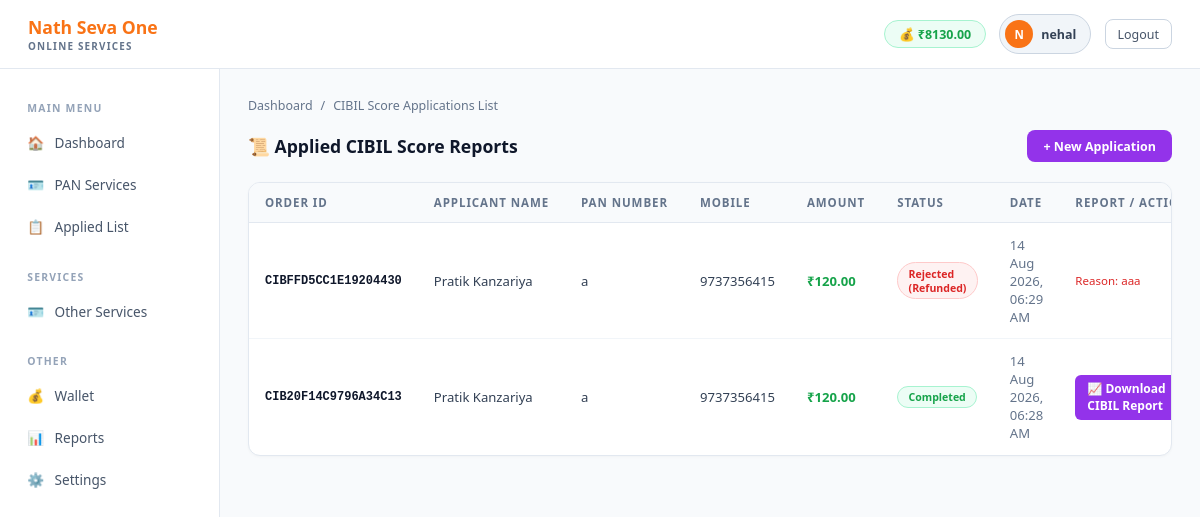
The page /services/cibil-score/list/ (signed in) on the database as committed earlier.
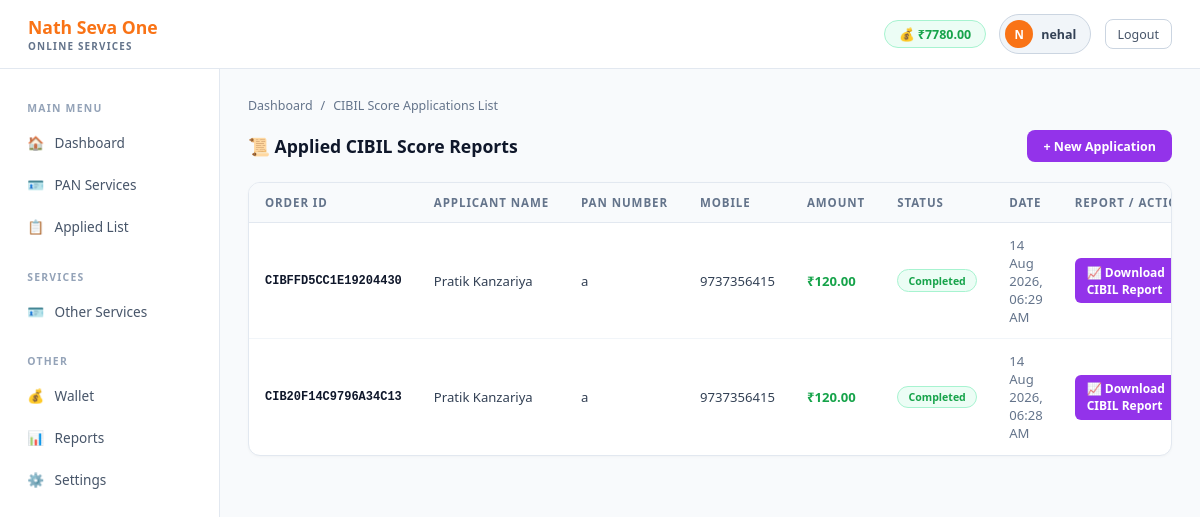
The same page on the database as committed later.
### app/models.py (models this page shows, shortened)
class Retailer(models.Model):
    retailer_id    = models.UUIDField(default=uuid.uuid4, editable=False, unique=True)
    user_id        = models.CharField(max_length=50, unique=True)
    password       = models.CharField(max_length=255)
    full_name      = models.CharField(max_length=100)
    mobile         = models.CharField(max_length=15, unique=True)
    email          = models.EmailField(max_length=100, blank=True)
    state          = models.CharField(max_length=50, blank=True)
    address        = models.TextField(blank=True)
    wallet_balance = models.DecimalField(max_digits=10, decimal_places=2, default=0)
    is_verified    = models.BooleanField(default=False)
    is_active      = models.BooleanField(default=True)
    created_at     = models.DateTimeField(auto_now_add=True)

class CibilScoreApplication(models.Model):
    STATUS_CHOICES = [('PENDING', 'Pending'), ('PROCESSING', 'Processing'), ('COMPLETED', 'Completed'), ('REJECTED', 'Rejected')]
    retailer             = models.ForeignKey(Retailer, on_delete=models.SET_NULL, null=True, blank=True, related_name='cibil_applications')
    order_id             = models.CharField(max_length=50, unique=True, editable=False)
    first_name           = models.CharField(max_length=50)
    last_name            = models.CharField(max_length=50)
    pan_number           = models.CharField(max_length=10)
    mobile_number        = models.CharField(max_length=10)
    aadhaar_number       = models.CharField(max_length=12)
    output_pdf           = models.FileField(upload_to=upload_cibil_output_pdf, null=True, blank=True)
    rejection_reason     = models.TextField(blank=True)
    amount               = models.DecimalField(max_digits=10, decimal_places=2, default=120.00)
    status               = models.CharField(max_length=20, choices=STATUS_CHOICES, default='PENDING')
    created_at           = models.DateTimeField(auto_now_add=True)
    processed_at         = models.DateTimeField(null=True, blank=True)
    class Meta:
        ordering = ['-created_at']

### app/views.py (the view)
# urls.py: path('services/cibil-score/list/', views.cibil_score_list, name='cibil_score_list'),
def cibil_score_list(request):
    retailer = _get_retailer_from_session(request)
    if retailer is None:
        return redirect('retailer_login')
    from .models import CibilScoreApplication
    apps = CibilScoreApplication.objects.filter(retailer=retailer)
    return render(request, 'cibil_score_list.html', {'retailer': retailer, 'applications': apps})

### app/views.py (called while the page is built)
def _get_retailer_from_session(request):
    retailer_id = request.session.get('retailer_id')
    if not retailer_id:
        logger.debug(f"No retailer_id in session. Session keys: {list(request.session.keys())}")
        return None
    try:
        return Retailer.objects.get(retailer_id=retailer_id)
    except Retailer.DoesNotExist:
        logger.warning(f"Retailer with id {retailer_id} not found in database")
        return None

### pan_project/templates/cibil_score_list.html (shortened to what this page needs)
<!DOCTYPE html>
<html lang="en">
<head>
</head>
<body>
<div class="topbar">
  <div><div class="brand-name">Nath Seva One</div><div class="brand-sub">Online Services</div></div>
  <div class="topbar-right">
    <div class="wallet-chip">💰 ₹{{ retailer.wallet_balance }}</div>
    <div class="user-chip"><div class="avatar">{{ retailer.full_name.0|upper }}</div><span>{{ retailer.user_id }}</span></div>
    <a href="{% url 'retailer_logout' %}" class="btn-logout">Logout</a>
  </div>
</div>
<div class="main-wrap">
  <div class="sidebar">
    <div class="nav-section">Main Menu</div>
    <a href="{% url 'retailer_dashboard' %}" class="nav-item"><span class="nav-icon">🏠</span> Dashboard</a>
    <a href="{% url 'form' %}" class="nav-item"><span class="nav-icon">🪪</span> PAN Services</a>
    <a href="{% url 'applied_list' %}" class="nav-item"><span class="nav-icon">📋</span> Applied List</a>
    <div class="nav-section" style="margin-top:.5rem">Services</div>
    <a href="{% url 'other_services' %}" class="nav-item"><span class="nav-icon">🪪</span> Other Services</a>
    <div class="nav-section" style="margin-top:.5rem">Other</div>
    <a href="{% url 'wallet' %}" class="nav-item"><span class="nav-icon">💰</span> Wallet</a>
    <a href="#" class="nav-item"><span class="nav-icon">📊</span> Reports</a>
    <a href="#" class="nav-item"><span class="nav-icon">⚙️</span> Settings</a>
  </div>
  <div class="content">
    <div class="breadcrumb">
      <a href="{% url 'retailer_dashboard' %}">Dashboard</a>
      <span>/</span>
      <span>CIBIL Score Applications List</span>
    </div>
    <div class="page-header">
      <div class="page-title">📜 Applied CIBIL Score Reports</div>
      <a href="{% url 'cibil_score' %}" class="btn-new">+ New Application</a>
    </div>
    <div class="table-card">
      <table>
        <thead>
          <tr>
            <th>Order ID</th>
            <th>Applicant Name</th>
            <th>PAN Number</th>
            <th>Mobile</th>
            <th>Amount</th>
            <th>Status</th>
            <th>Date</th>
            <th>Report / Action</th>
          </tr>
        </thead>
        <tbody>
          {% for app in applications %}
          <tr>
            <td>{{ app.order_id }}</td>
            <td>{{ app.first_name }} {{ app.last_name }}</td>
            <td>{{ app.pan_number }}</td>
            <td>{{ app.mobile_number }}</td>
            <td style="font-weight:700;color:#16a34a">₹{{ app.amount }}</td>
            <td>
              {% if app.status == 'COMPLETED' %}
                <span class="pill pill-completed">Completed</span>
              {% elif app.status == 'REJECTED' %}
                <span class="pill pill-rejected">Rejected (Refunded)</span>
              {% else %}
                <span class="pill pill-pending">Pending</span>
              {% endif %}
            </td>
            <td style="color:#64748b">{{ app.created_at|date:"d M Y, h:i A" }}</td>
            <td>
              {% if app.status == 'COMPLETED' %}
                {% if app.output_pdf %}
                  <a href="{% url 'cibil_score_download' app.order_id %}" target="_blank" style="background:#9333ea;color:#fff;padding:.35rem .75rem;border-radius:6px;font-size:.75rem;font-weight:700;text-decoration:none;display:inline-block">📈 Download CIBIL Report</a>
                {% else %}
                  <span style="font-size:.75rem;color:#16a34a;font-weight:600">Approved</span>
                {% endif %}
              {% elif app.status == 'REJECTED' %}
                <span style="font-size:.72rem;color:#dc2626;display:block">Reason: {{ app.rejection_reason|default:"Details mismatch" }}</span>
              {% else %}
                <span style="font-size:.75rem;color:#ea580c;font-weight:600">Under Process</span>
              {% endif %}
            </td>
          </tr>
          {% empty %}
          <tr>
            <td colspan="8" class="empty">Koi CIBIL Score Application nahi mila.</td>
          </tr>
          {% endfor %}
        </tbody>
      </table>
    </div>
  </div>
</div>
</body>
</html>

Rows that differ between the two databases and show on the page:
changed Retailer "nehal": wallet_balance "8130.00" → "7780.00"
changed CibilScoreApplication "14 Aug 2026, 06:29 AM": rejection_reason "aaa" → (not shown); status "Rejected (Refunded) Reason:" → "Completed 📈 Download CIBIL Report"
